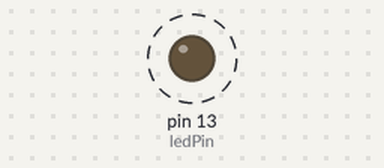
Bench run of a sketch on a simulated Arduino Uno, built with avr-gcc and run on an emulated ATmega328P. Parts: output pins drawn as LEDs (lit = HIGH). Dashed ring = blinking.

Above: at 0.2 s.
Timing chart, 0 to 3.0 s (numbered marks = the images above):
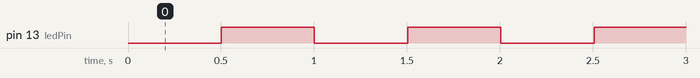

Measured:
- by itself, pin 13 (ledPin): alternates HIGH for 0.50 s and LOW for 0.50 s

The sketch:

Millis1.ino
```cpp
/* BlinkMillis
Светодиодный маячек без остановки выполнения кода
by LeoRodX, 2024
*/

const int ledPin =  13;    // укажем номер пина встроенного светодиода
int ledState = LOW;    // состояние порта светодиода
long previousMillis = 0;    // значение последнего включения светодиода
long interval = 500;    // интервал включение светодиода

void setup() {
  pinMode(ledPin, OUTPUT);    // укажем режим работы порта светодиода
}

void loop()
{
  unsigned long currentMillis = millis();    // сохраним текущее значение времени
  if(currentMillis - previousMillis > interval) {    // если прошедшее время больше интервала
    previousMillis = currentMillis;    // обновим время осчета интервала
    if (ledState == LOW)    // определим состояния светодиода
      ledState = HIGH;
    else
      ledState = LOW;
    digitalWrite(ledPin, ledState);    // применим изменение состояния светодиода
  }
}
```
